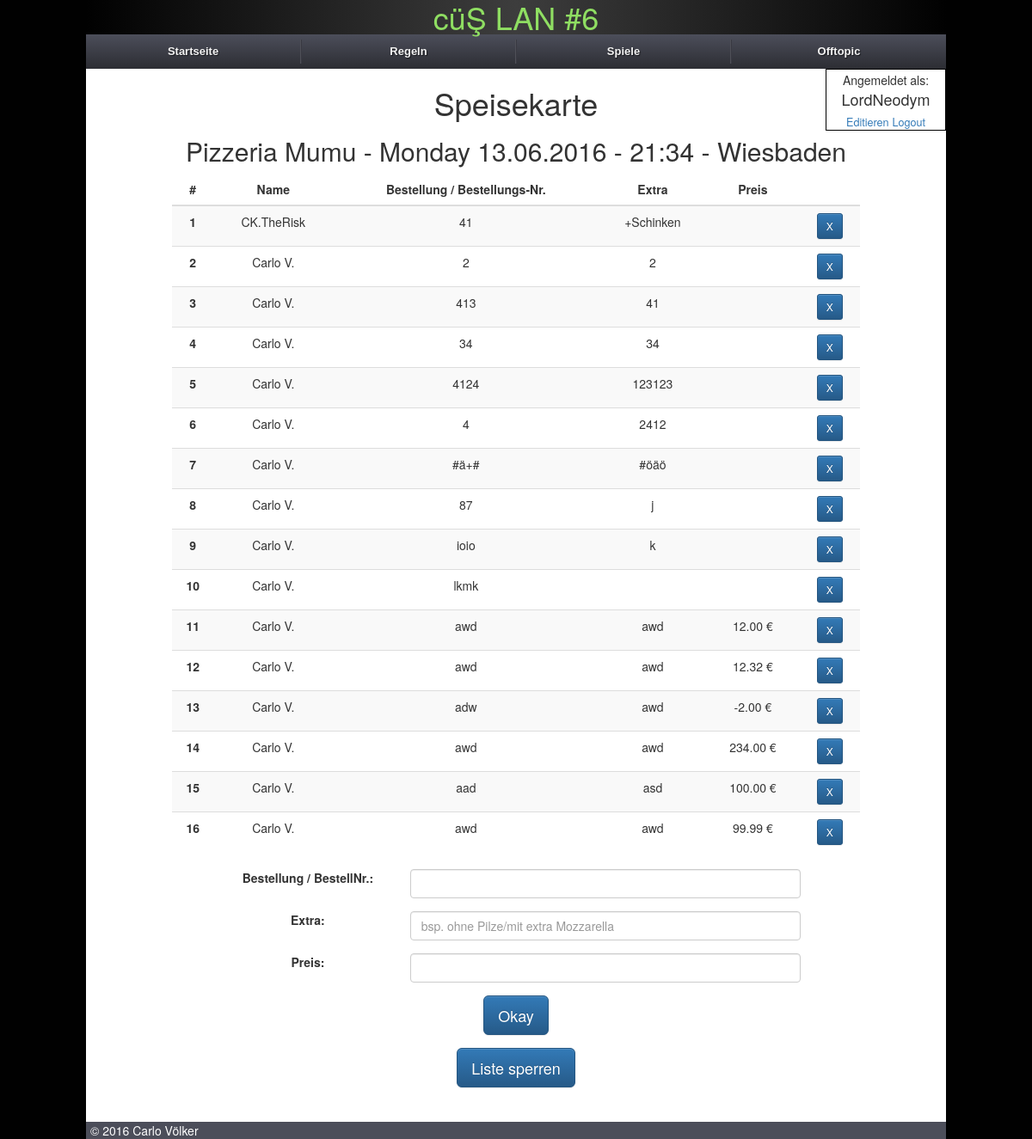
Page /off-topic/menu/2/ (signed in) on the committed database.
### core/models.py (models this page shows, shortened)
class UserExtension(models.Model):
    user = models.OneToOneField(User, on_delete=models.CASCADE)
    birthdate = models.DateField(verbose_name="Geburtstag", null=True, blank=True)
    avatar = models.ImageField(verbose_name="Avatar", upload_to="user_avatar", blank=True, null=True)
    @property
    def shortenName(self):
        if len(self.user.username) > 12:
            return "{0}...".format(self.user.username[:13])
        return self.user.username
    class Meta:
        verbose_name = "Zusätzliche Angaben"
        verbose_name_plural = "Zusätzliche Angaben"

class MenuOrder(models.Model):
    description = models.CharField(verbose_name="Name",max_length=255, null=False, blank=False, default="Pizzeria")
    timestamp = models.DateTimeField(verbose_name="Datum", null=False, blank=False)
    venue = models.CharField(verbose_name="Ort", max_length=255, null=True, blank=True)
    locked = models.BooleanField(verbose_name="Bestellung sperren?", default=False)
    def __unicode__(self):
        formatedTime = self.timestamp.strftime("%A %d.%m.%Y - %H:%M")
        if self.venue:
            return u"%s - %s - %s" % (self.description, formatedTime, self.venue)
        return u"%s - %s" % (self.description, formatedTime)
    class Meta:
        verbose_name = "Bestellung"
        verbose_name_plural = "Bestellungen"
        ordering = ['-timestamp']

class SingleMenuOrder(models.Model):
    order = models.ForeignKey(MenuOrder, verbose_name="Bestellung", null=False, blank=False)
    name = models.ForeignKey(User, verbose_name="Benutzer", null=False, blank=False)
    order_number = models.CharField(verbose_name="Bestellnummer", max_length=255, null=False, blank=False)
    extra = models.CharField(verbose_name="Extra", max_length=255, null=True, blank=True)
    price = models.FloatField(verbose_name="Preis", null=True, blank=True, validators = [MinValueValidator(0), MaxValueValidator(99.99)])
    class Meta:
        verbose_name = "Einzel-Bestellung"
        verbose_name_plural = "Einzel-Bestellungen"
        ordering = ['-order', '-name']

### core/views.py (the view)
# urls.py: url(r'^off-topic/menu/(?P<slug>[-\w\d]+)/$', views.menu_order, name='menu_order'),
@login_required(login_url="/login/")
def menu_order(request, slug=None, command=None):
    context = RequestContext(request)
    content = {}
    try:
        order = MenuOrder.objects.get(id=slug)
    except:
        order = None
    if order:
        content['order'] = order
        content['order_list'] = SingleMenuOrder.objects.filter(order=order).order_by('-name')
        content['user'] = request.user
    if request.user.is_authenticated():
        if request.method == 'POST':
            if command == "delete":
                try:
                    SingleMenuOrder.objects.get(id=request.POST["menuSingleOrderId"]).delete()
                except:
                    content['error'] = "Beim Löschen der Bestellung trat ein Fehler auf."
                return HttpResponseRedirect(reverse('menu_order', kwargs={'slug': order.id}))
            elif command == "lock":
                order.locked = not order.locked
                order.save()
                return HttpResponseRedirect(reverse('menu_order', kwargs={'slug': order.id}))
            else:
                content['error'] = SingleMenuOrder.create(order, request.user.id, request.POST["orderNumber"], request.POST["extra"], request.POST["price"])
                if not content['error']:
                    return HttpResponseRedirect(reverse('menu_order', kwargs={'slug': order.id}))
    return render_to_response('menu_order.html', content, context_instance=context)

### core/context_processors.py (called while the page is built)
def intranet_processor(request):
    content = {}
    activeMeta = IntranetMeta.objects.filter(active=True)
    if activeMeta:
        lan_name = activeMeta[0]
    else:
        lan_name = IntranetMeta.objects.all().order_by("-lan_id")[0]
    content['lan_name'] = lan_name
    rules = Rules.objects.all()
    content['rules'] = rules
    games = Game.objects.filter(match_game__lan=lan_name).exclude(match_game=None)
    content['games'] = games
    return content

### core/templatetags/helper.py (called while the page is built)
@register.filter(name='has_group')
def has_group(user, group_name):
    group = Group.objects.get(name=group_name)
    return True if group in user.groups.all() else False

@register.filter
def getName(user):
  if user.first_name and user.last_name:
    return "{0} {1}.".format(user.first_name, user.last_name[0])
  elif user.first_name:
    return user.first_name
  else:
    return user

### core/templates/menu_order.html (shortened to what this page needs)
{% extends "base.html" %}
{% load staticfiles %}
{% load thumbnail %}
{% load helper %}
{% block body %}
{{block.super}}
<div class="content" id="image_page">
    <div class="headline">
        <h1 class="menu_headline">Speisekarte</h1>
    </div>
    <div class="menu_content">
        <div class="menu_list">
            <h2>{{ order }}</h2>
            <table class="table table-striped">
                <thead>
                    <tr>
                        <th>#</th>
                        <th>Name</th>
                        <th>Bestellung / Bestellungs-Nr.</th>
                        <th>Extra</th>
                        <th>Preis</th>
                        <th></th>
                    </tr>
                </thead>
                <tbody>
                {% for single_order in order_list %}
                    <tr>
                        <th>{{ forloop.counter }}</th>
                        <td>{{ single_order.name | getName }}</td>
                        <td>{{ single_order.order_number }}</td>
                        <td>{{ single_order.extra }}</td>
                        <td>{% if single_order.price %}{{ single_order.price|floatformat:2 }} &euro;{% endif %}</td>
                        <td>
                            {% if single_order.name == user and not order.locked or user|has_group:"Admin" %}
                            <form method="post" class="menu_order_delete" action="delete/">
                                <input class="btn btn-primary btn-sm" type="submit" type="submit" value="X" />
                            </form>
                            {% endif %}
                        </td>
                    </tr>
                {% endfor %}
                </tbody>
            </table>
        </div>
        {% if order.locked %}
            <span>Liste gesperrt. Es können keine Bestellungen mehr aufgegeben werden.</span>
        {% else %}
        <form method="post" class="menu_order" action="">
            <div class="form-group row">
                <label class="col-sm-offset-1 col-sm-3 col-form-label" for="single-menu-order-number">Bestellung / BestellNr.: </label>
                <div class="col-sm-7">
                    <input type="text" class="form-control" id="single-menu-order-number" maxlength="255" name="orderNumber" value="" autocomplete="off" placeholder="" />
                </div>
            </div>
            <div class="form-group row">
                <label class="col-sm-offset-1 col-sm-3 col-form-label" for="single-menu-extra">Extra: </label>
                <div class="col-sm-7">
                    <input type="text" class="form-control" id="single-menu-extra" maxlength="255" name="extra" value="" autocomplete="off" placeholder="bsp. ohne Pilze/mit extra Mozzarella" />
                </div>
            </div>
            <div class="form-group row">
                <label class="col-sm-offset-1 col-sm-3 col-form-label" for="single-menu-price">Preis: </label>
                <div class="col-sm-7">
                    <input type="number" class="form-control" step="any" min="0", max="99.99", id="single-menu-price" name="price" autocomplete="off" />
                </div>
            </div>
            <div class="form-group row">
                <input class="btn btn-primary btn-lg" type="submit" type="submit" value="Okay" />
            </div>
        </form>
        {% endif %}
        {% if user|has_group:"Admin" %}
        <div class="menu-list-lock">
            <form method="post" action="lock/">
                <input class="btn btn-primary btn-lg" type="submit" value="Liste {% if order.locked %}entsperren{% else %}sperren{% endif %}">
            </form>
        </div>
        {% endif %}
    </div>
</div>
{% endblock %}

### core/templates/base.html (shortened to what this page needs)
<!DOCTYPE html>
{% load staticfiles %}
{% load thumbnail %}
<html lang="de">
    <head>
        <link rel="stylesheet" type="text/css" href="{% static 'css/jquery.bracket.min.css' %}">
        <link rel="stylesheet" type="text/css" href="{% static 'css/bootstrap.min.css'%}">
        <link rel="stylesheet" type="text/css" href="{% static 'css/bootstrap-theme.min.css'%}">
        <link rel="stylesheet" type="text/css" href="{% static 'css/screen.css' %}">
        <link rel="stylesheet" type="text/css" href="{% static 'css/drop_down_menu.css' %}">
        <link rel='stylesheet' type="text/css" href="{% static 'unitegallery/css/unite-gallery.css' %}">
    </head>
    <body>
        {% block body %}
        <div class="header_banner">
            <h1>{{ lan_name.name }}</h1>
        </div>
        <ul class="menu">
            <li><a href="/">Startseite</a></li>
            <li><a href="/rules">Regeln</a></li>
            <li><a href="#">Spiele</a>
            </li>
            <li><a href="#">Offtopic</a>
            </li>
        </ul>
        {% if user.is_authenticated %}
            <div class="username_header">
                <h5>Angemeldet als:</h5>
                <h4>{{ user.userextension.shortenName }}</h4>
                <a href="/edit_profile">Editieren</a>
                <a href="/logout">Logout</a>
            </div>
        {% else %}
            <div class="username_header login">
                <a href="/register">Registrieren</a>
                <a href="/login">Login</a>
            </div>
        {% endif %}
        {% endblock %}
        <footer>
            <div class="left">&copy; {% now "Y" %} Carlo Völker</div>
        </footer>
    </body>
</html>

### core/static/css/screen.css (style rules this page uses)
html { background: #010101; height: 100%; }
body { max-width: 1000px; margin: 0 auto; min-height: 100%; position: relative; font-family: "Helvetica Neue", Arial, sans-serif; padding-bottom: 6rem; }
ul { padding: 0; list-style-type: none; }
.header_banner { text-align: center; color: #8fde62; background: rgb(61,61,61); background: -moz-linear-gradient(-45deg, rgba(61,61,61,1) 0%, rgba(1,1,1,1) 50%, rgba(61,61,61,1) 100%); background: -webkit-gradient(linear, left top, right bottom, color-stop(0%,rgba(61,61,61,1)), color-stop(50%,rgba(1,1,1,1)), color-stop(100%,rgba(61,61,61,1))); background: -webkit-linear-gradient(-45deg, rgba(61,61,61,1) 0%,rgba(1,1,1,1) 50%,rgba(61,61,61,1) 100%); background: -o-linear-gradient(-45deg, rgba(61,61,61,1) 0%,rgba(1,1,1,1) 50%,rgba(61,61,61,1) 100%); background: -ms-linear-gradient(-45deg, rgba(61,61,61,1) 0%,rgba(1,1,1,1) 50%,rgba(61,61,61,1) 100%); background: linear-gradient(90deg, #010101 0%, #3D3D3D 50%, #010101 100%); filter: progid:DXImageTransform.Microsoft.gradient( startColorstr='#3d3d3d', endColorstr='#1b1b1b',GradientType=1 ); }
.header_banner > h1 { margin: 0 !important; }
.top_menu>a { cursor: default; }
.username_header { float: right; width: 140px; border: 1px solid #000; text-align: center; }
.username_header * { margin: 5px 0 !important; }
.username_header > a { font-size: 0.9em; }
.content { position: relative; text-align: center; width: 60%; left: 20%; margin-top: 20px; }
.headline { margin-bottom: 20px; }
.table th { text-align: center; }
#image_page { width: 80% !important; left: 10% !important; }
footer { background-color: #4C4E5A; color: #FFF; width: 1000px; bottom: 0; position: absolute; padding-left: 5px; }

### core/static/css/drop_down_menu.css (style rules this page uses)
.menu, .menu ul, .menu li, .menu a { margin: 0; padding: 0; border: none; outline: none; text-align: center; }
.menu { height: 40px; width: 100%; display: table; table-layout: fixed; background: #4c4e5a; background: -webkit-linear-gradient(top, #4c4e5a 0%,#2c2d33 100%); background: -moz-linear-gradient(top, #4c4e5a 0%,#2c2d33 100%); background: -o-linear-gradient(top, #4c4e5a 0%,#2c2d33 100%); background: -ms-linear-gradient(top, #4c4e5a 0%,#2c2d33 100%); background: linear-gradient(top, #4c4e5a 0%,#2c2d33 100%); }
.menu li { position: relative; list-style: none; display: block; height: 40px; z-index: 9999; }
.menu > li { display: table-cell; }
.menu li a { display: block; padding: 0 14px; margin: 6px 0; line-height: 28px; text-decoration: none; border-left: 1px solid #393942; border-right: 1px solid #4f5058; font-family: Helvetica, Arial, sans-serif; font-weight: bold; font-size: 13px; color: #f3f3f3; text-shadow: 1px 1px 1px rgba(0,0,0,.6); -webkit-transition: color .2s ease-in-out; -moz-transition: color .2s ease-in-out; -o-transition: color .2s ease-in-out; -ms-transition: color .2s ease-in-out; transition: color .2s ease-in-out; }
.menu li:first-child a { border-left: none; }
.menu li:last-child a { border-right: none; }
.menu a { background-size: 40px 40px !important; background-repeat: no-repeat; }

### rows in the picture
MenuOrder: timestamp+venue+description "Pizzeria Mumu - Monday 13.06.2016 - 21:34 - Wiesbaden", locked "Liste sperren"
SingleMenuOrder: name|getName "CK.TheRisk", order_number "41", extra "+Schinken"
SingleMenuOrder: name|getName "Carlo V.", order_number "2", extra "2"
SingleMenuOrder: name|getName "Carlo V.", order_number "413", extra "41"
SingleMenuOrder: name|getName "Carlo V.", order_number "34", extra "34"
SingleMenuOrder: name|getName "Carlo V.", order_number "4124", extra "123123"
SingleMenuOrder: name|getName "Carlo V.", order_number "4", extra "2412"
SingleMenuOrder: name|getName "Carlo V.", order_number "#ä+#", extra "#öäö"
SingleMenuOrder: name|getName "Carlo V.", order_number "87", extra "j"
SingleMenuOrder: name|getName "Carlo V.", order_number "ioio", extra "k"
SingleMenuOrder: name|getName "Carlo V.", order_number "lkmk"
SingleMenuOrder: name|getName "Carlo V.", order_number "awd", extra "awd", price "12.00"
SingleMenuOrder: name|getName "Carlo V.", order_number "awd", extra "awd", price "12.32"
SingleMenuOrder: name|getName "Carlo V.", order_number "adw", extra "awd", price "-2.00"
SingleMenuOrder: name|getName "Carlo V.", order_number "awd", extra "awd", price "234.00"
SingleMenuOrder: name|getName "Carlo V.", order_number "aad", extra "asd", price "100.00"
SingleMenuOrder: name|getName "Carlo V.", order_number "awd", extra "awd", price "99.99"

### other values in the picture
{{ user.userextension.shortenName }} "LordNeodym"
